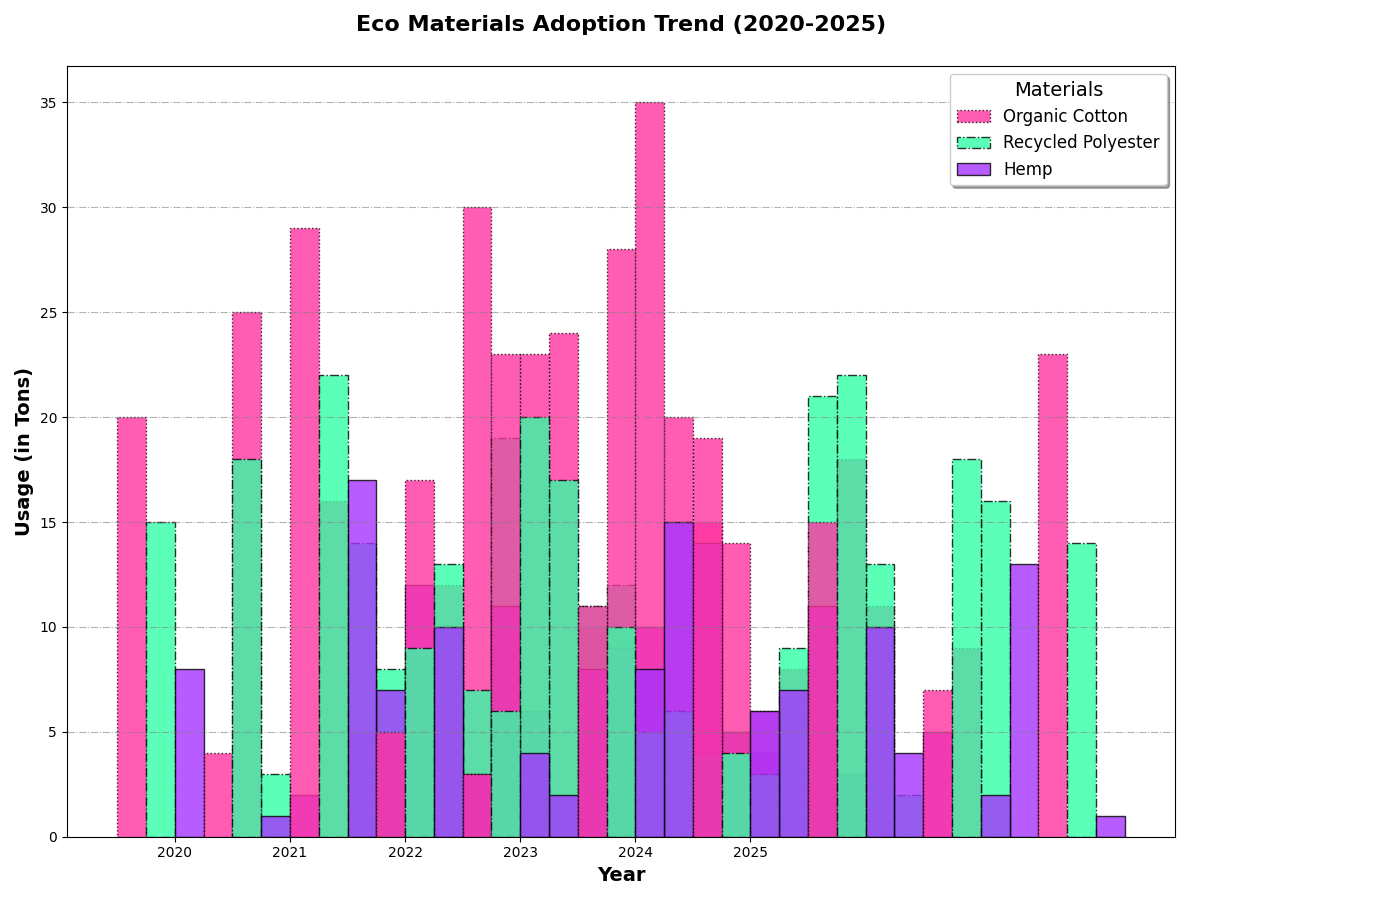

Reproduce this figure in Python.
import matplotlib.pyplot as plt
import numpy as np

# Data for years and brands
years = np.arange(2020, 2026)
brands = ['Eco', 'Threads', 'Wear', 'Knits', 'Trend']

# Altered data arrays
organic_cotton = np.array([
    [20, 25, 5, 30, 10, 15],  # Altered by swapping elements
    [4, 16, 12, 24, 20, 8],
    [29, 17, 23, 35, 6, 11],
    [5, 23, 28, 14, 18, 9],
    [3, 11, 19, 15, 7, 23]
])

recycled_polyester = np.array([
    [15, 3, 8, 19, 12, 5],
    [18, 14, 7, 11, 4, 21],
    [22, 13, 17, 6, 9, 2],
    [9, 20, 5, 3, 13, 16],
    [6, 10, 4, 22, 18, 14]
])

hemp = np.array([
    [8, 2, 12, 6, 10, 4],
    [1, 7, 11, 9, 5, 3],
    [17, 3, 8, 14, 11, 5],
    [10, 2, 15, 7, 4, 13],
    [4, 8, 6, 10, 2, 1]
])

fig, ax = plt.subplots(figsize=(14, 9))
bar_width = 0.25
x_indexes = np.arange(len(years))
offset = bar_width * 3
colors = ['#FF33A1', '#33FFA5', '#A533FF']

for i, brand in enumerate(brands):
    ax.bar(x_indexes + i * offset, organic_cotton[i], width=bar_width, label='Organic Cotton' if i == 0 else "", color=colors[0], alpha=0.8, edgecolor='black', linestyle='dotted')
    ax.bar(x_indexes + i * offset + bar_width, recycled_polyester[i], width=bar_width, label='Recycled Polyester' if i == 0 else "", color=colors[1], alpha=0.8, edgecolor='black', linestyle='dashdot')
    ax.bar(x_indexes + i * offset + bar_width * 2, hemp[i], width=bar_width, label='Hemp' if i == 0 else "", color=colors[2], alpha=0.8, edgecolor='black', linestyle='solid')

ax.set_xlabel('Year', fontsize=14, fontweight='bold')
ax.set_ylabel('Usage (in Tons)', fontsize=14, fontweight='bold')
ax.set_title('Eco Materials Adoption Trend (2020-2025)', fontsize=16, fontweight='bold', pad=25)
ax.set_xticks(x_indexes + 1.5 * bar_width)
ax.set_xticklabels(years)
handles, labels = ax.get_legend_handles_labels()
unique_labels = dict(zip(labels, handles))
ax.legend(unique_labels.values(), unique_labels.keys(), loc='best', fontsize=12, title='Materials', title_fontsize='14', shadow=True, fancybox=True)
ax.grid(axis='y', linestyle='-.', linewidth=0.8, color='grey', alpha=0.6)
plt.tight_layout(rect=[0, 0, 0.85, 1])
plt.show()
